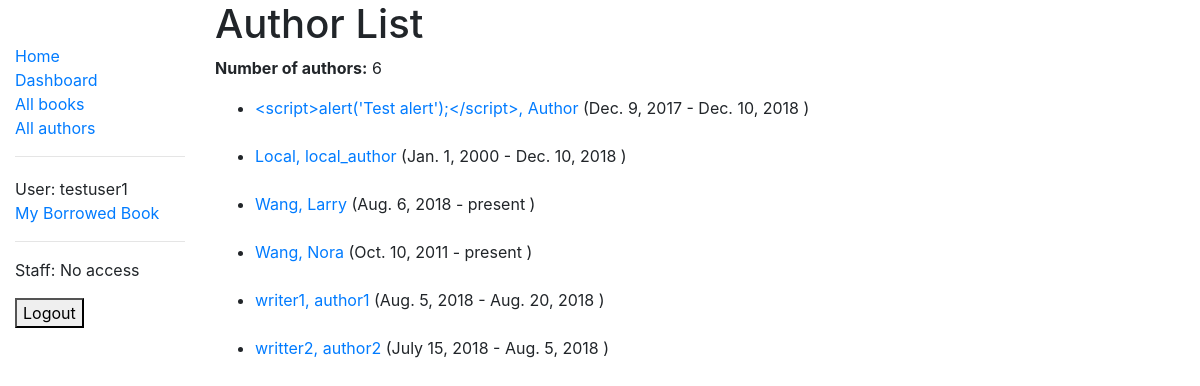
/catalog/author/ (signed in), run on the app's committed database.
### catalog/models.py (models this page shows, shortened)
class Author(models.Model):
    first_name = models.CharField(max_length=50, help_text='Enter the frist name')
    last_name = models.CharField(max_length=50, help_text='Enter the last name')
    dob = models.DateField(verbose_name='Date of Birth', blank=True, null=True, help_text='Enter date of birth')
    dod = models.DateField(verbose_name='Date of Death', blank=True, null=True, help_text='Enter date of death (leave blank if still alive)')
    class Meta:
        ordering = ['last_name', 'first_name']
    def get_absolute_url(self):
        return reverse('author_details', args=[str(self.id)])

### catalog/views.py (the view)
# urls.py: path('author/', views.AuthorListView.as_view(), name='authors'),
class AuthorListView(LoginRequiredMixin, generic.ListView):
    model = Author
    context_object_name = 'author_list'
    template_name = 'authors.html'
    paginate_by = 10
    def get_context_data(self, **kwargs):
        context = super(AuthorListView, self).get_context_data(**kwargs)
        context['num_authors'] = Author.objects.all().count()
        return context

### catalog/templates/authors.html (shortened to what this page needs)
{% extends "base_generic.html" %}
{% block content %}
  <h1>Author List</h1>
  {% if author_list %}
  <p> <strong>Number of authors:</strong> {{num_authors}} </p>
  <ul>
    {% for author in author_list %}
      <li>
        <a href="{{ author.get_absolute_url }}">{{ author.last_name }}, {{author.first_name}}</a> ({{author.dob}} - {% if author.dod is NULL %} present {% else %} {{author.dod}} {% endif %})
      </li>
      <br>
    {% endfor %}
  </ul>
  {% else %}
    <p>There are no authors in the library.</p>
  {% endif %}
{% endblock %}

### catalog/templates/base_generic.html (shortened to what this page needs)
<!DOCTYPE html>
<html lang="en">
<head>
  <link rel="stylesheet" href="https://stackpath.bootstrapcdn.com/bootstrap/4.1.3/css/bootstrap.min.css">
  {% load static %}
  <link rel="stylesheet" href="{% static 'css/styles.css' %}">
</head>
<body>
  <div class="container-fluid">
    <div class="row">
      <div class="col-sm-2">
      {% block sidebar %}
      <br>
      <ul class="sidebar-nav">
        <li><a href="{% url 'landing' %}">Home</a></li>
        <li><a href="{% url 'index' %}">Dashboard</a></li>
        <li><a href="{% url 'books' %}">All books</a></li>
        <li><a href="{% url 'authors' %}">All authors</a></li>
      </ul>
      <hr>
      {% if user.is_authenticated %}
          <ul class="sidebar-nav">
              <li>User: {{user.get_username}}</li>
              <li><a href="{% url 'my_borrow' %}">My Borrowed Book</a></li>
          </ul>
      {% else %}
          <ul class="sidebar-nav">
              <li>User: No access</li>
          </ul>
      {% endif %}
      <hr>
      {% if perms.catalog.view_all_borrow %}
          <ul class="sidebar-nav">
              <li>Staff: {{user.get_username}}</li>
              <li><a href="{% url 'all_borrow' %}">All Borrowed Books</a></li>
              {% if perms.auth.can_add_user %}
                  <li><a href="{% url 'admin:index' %}"> Admin Site </a></li>
              {% endif %}
          </ul>
      {% else %}
          <p> Staff: No access </p>
      {% endif %}
      {% if user.is_authenticated %}
          <a href="{% url 'logout'%}"><button>Logout</button></a>
      {% else %}
          <a href="{% url 'login'%}?next={{request.path}}"><button>Login</button></a>
      {% endif %}
      {% endblock %}
      </div>
      <div class="col-sm-10 ">
      {% block content %}{% endblock %}
      </div>
    </div>
  </div>
</body>
</html>

### catalog/static/css/styles.css (style rules this page uses)
.sidebar-nav { margin-top: 20px; padding: 0; list-style: none; }

### data on the page
Author: last_name "<script>alert('Test alert');</script>", first_name "Author", dob "Dec. 9, 2017", dod "Dec. 10, 2018"
Author: last_name "Local", first_name "local_author", dob "Jan. 1, 2000", dod "Dec. 10, 2018"
Author: last_name "Wang", first_name "Larry", dob "Aug. 6, 2018", shows "present"
Author: last_name "Wang", first_name "Nora", dob "Oct. 10, 2011", shows "present"
Author: last_name "writer1", first_name "author1", dob "Aug. 5, 2018", dod "Aug. 20, 2018"
Author: last_name "writter2", first_name "author2", dob "July 15, 2018", dod "Aug. 5, 2018"

### other printed values
{{ user.get_username }} "testuser1"
{{ num_authors }} "6"
